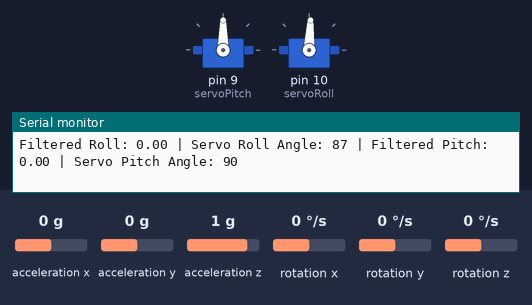
A sketch run on a simulated Arduino Uno, built with avr-gcc and run on an emulated ATmega328P. Shown: 2 × servo, the last lines printed to the serial monitor. Wiring (inferred from the names in the program): MPU-6050 motion sensor at I2C address 0x68. The test bench sets the inputs (shaded band); at power-on: acceleration x 0 g, acceleration y 0 g, rotation y 0 °/s, rotation x 0 °/s, acceleration z 1 g, rotation z 0 °/s.

Above: at 2.2 s.
2.3 s: acceleration x set to -1.4 g
At 5.1 s:
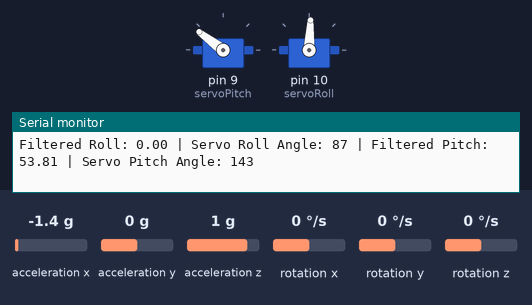
5.3 s: acceleration y set to 0.8 g
At 8.1 s:
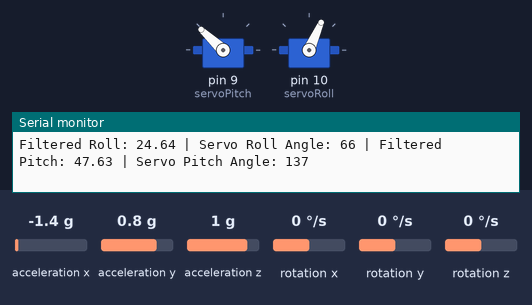
8.3 s: rotation y set to -192 °/s
At 10.93 s:
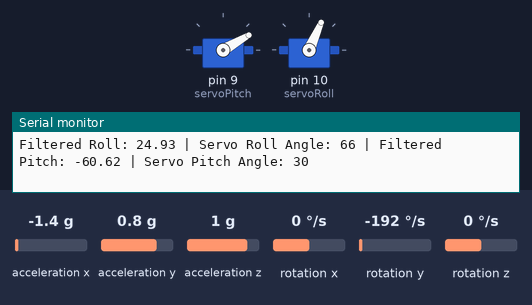
11.3 s: rotation x set to -192 °/s
At 14.02 s:
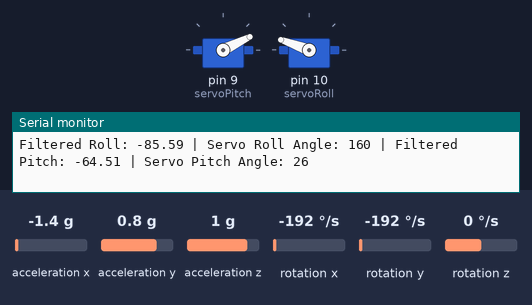
14.3 s: acceleration y set to -1.4 g
At 16.3 s:
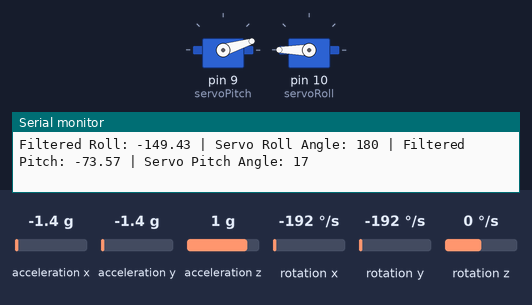
17.3 s: rotation y set to 100 °/s
Timing chart, 0 to 20.3 s (numbered marks = the images above; inputs shaded):
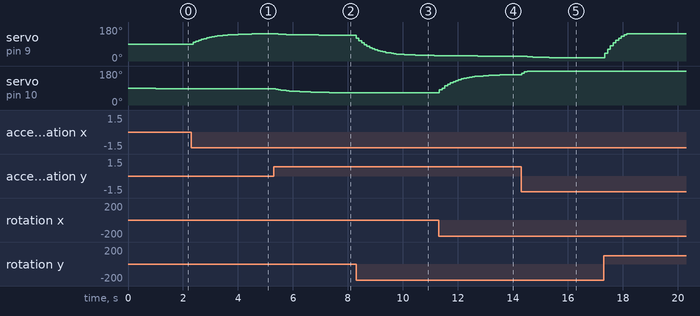

Measured:
- after the input at 2.3 s, servo on pin 9 (servoPitch): moves from 90° to 144° over 2.9 s, starting after 0.08 s
- after the input at 5.3 s, servo on pin 9 (servoPitch): moves from 144° to 137° over 1.6 s, starting after 0.07 s; servo on pin 10 (servoRoll): moves from 87° to 66° over 2.0 s, starting after 0.07 s
- after the input at 8.3 s, servo on pin 9 (servoPitch): moves from 137° to 29° over 2.8 s, starting at once
- after the input at 11.3 s, servo on pin 10 (servoRoll): moves from 66° to 161° over 2.9 s, starting at once
- after the input at 14.3 s, servo on pin 9 (servoPitch): 26° → 25° at once, → 24° 0.10 s later, → 23° 0.10 s later, → 22° 0.10 s later, … (12 changes in this stretch)

The sketch:

kf1.3.2.ino
```cpp
#include <Wire.h>
#include <Servo.h>
#include "KalmanFilter.h"

#define MPU6050_ADDR 0x68
#define ACCEL_SCALE 16384.0 // Accelerometer sensitivity scale factor (for ±2g)
#define GYRO_SCALE 131.0    // Gyroscope sensitivity scale factor (for ±250°/s)

// Create Kalman filter instances
KalmanFilter kalmanPitch(0.0005, 0.02, 0.8, 0);
KalmanFilter kalmanRoll(0.0005, 0.02, 0.8, 0);


// Servo objects for gimbal
Servo servoPitch;
Servo servoRoll;

float accelX, accelY, accelZ, gyroX, gyroY, gyroZ;
float pitch, roll, gyroPitchRate, gyroRollRate;

void setup() {
    Wire.begin();
    Wire.setClock(400000);  // Faster MPU6050 communication

    Serial.begin(9600);


    // Attach servos to pins
    servoPitch.attach(9); // Servo for pitch control
    servoRoll.attach(10); // Servo for roll control


    // Initialize MPU6050
    Wire.beginTransmission(MPU6050_ADDR);
    Wire.write(0x6B); // Power management register
    Wire.write(0x00); // Wake up MPU6050
    Wire.endTransmission();

    // Set accelerometer range to ±2g
    Wire.beginTransmission(MPU6050_ADDR);
    Wire.write(0x1C); // Accelerometer config register
    Wire.write(0x00);
    Wire.endTransmission();

    // Set gyroscope range to ±250°/s
    Wire.beginTransmission(MPU6050_ADDR);
    Wire.write(0x1B); // Gyroscope config register
    Wire.write(0x00);
    Wire.endTransmission();
    servoPitch.write(90);
servoRoll.write(90);
delay(1000);


}

void loop() {
    // Read raw data from MPU6050
    Wire.beginTransmission(MPU6050_ADDR);
    Wire.write(0x3B); // Starting register for accelerometer data
    Wire.endTransmission(false);
    Wire.requestFrom(MPU6050_ADDR, 14, true); // Request 14 bytes (accel, temp, gyro)

    // Combine high and low bytes for each sensor axis
    accelX = (Wire.read() << 8 | Wire.read()) / ACCEL_SCALE;
    accelY = (Wire.read() << 8 | Wire.read()) / ACCEL_SCALE;
    accelZ = (Wire.read() << 8 | Wire.read()) / ACCEL_SCALE;
    Wire.read(); Wire.read(); // Skip temperature data
    gyroX = (Wire.read() << 8 | Wire.read()) / GYRO_SCALE;
    gyroY = (Wire.read() << 8 | Wire.read()) / GYRO_SCALE;
    gyroZ = (Wire.read() << 8 | Wire.read()) / GYRO_SCALE;

    // Calculate pitch and roll from accelerometer data
    pitch = atan2(accelY, sqrt(accelX * accelX + accelZ * accelZ)) * 180 / PI;
    roll = atan2(-accelX, sqrt(accelY * accelY + accelZ * accelZ)) * 180 / PI;

    // Gyroscope rates
    gyroPitchRate = gyroX; // Pitch rate
    gyroRollRate = gyroY;  // Roll rate

/*
    // Calculate pitch and roll, considering coupling
    pitch = atan2(accelY, sqrt(accelX * accelX + accelZ * accelZ)) * 180 / PI;
    roll = atan2(-accelX, sqrt(accelY * accelY + accelZ * accelZ)) * 180 / PI;

     Gyroscope rates
    gyroPitchRate = gyroX + sin(roll * PI / 180.0) * gyroZ; // Adjust pitch rate with roll coupling
    gyroRollRate = gyroY + sin(pitch * PI / 180.0) * gyroZ; // Adjust roll rate with pitch coupling
*/


    // Delta time (dt)
    static unsigned long lastTime = millis();
    unsigned long currentTime = millis();
    float dt = (currentTime - lastTime) / 1000.0;
    lastTime = currentTime;

    // Update Kalman filters
    float filteredPitch = kalmanPitch.update(pitch, gyroPitchRate, dt);
    float filteredRoll = kalmanRoll.update(roll, gyroRollRate, dt);

    // Map the filtered values to servo angles (0° to 180°)
    int servoPitchAngle = map(filteredPitch, 90, -90, 10, 165);
    int servoRollAngle = map(filteredRoll, -90, 90, 0, 180);

    // Constrain servo angles to avoid exceeding limits
   servoPitchAngle = constrain(servoPitchAngle, 0, 180);
   servoRollAngle = constrain(servoRollAngle, 0, 145);

    // Write angles to servos
    servoPitch.write(servoRollAngle);
    servoRoll.write(servoPitchAngle);

    // Print debug information
    Serial.print("Filtered Roll: ");
    Serial.print(filteredPitch);
    Serial.print(" | Servo Roll Angle: ");
    Serial.print(servoPitchAngle);
    Serial.print(" | Filtered Pitch: ");
    Serial.print(filteredRoll);
    Serial.print(" | Servo Pitch Angle: ");
    Serial.println(servoRollAngle);
    delay(20);


}
```

KalmanFilter.cpp
```cpp
// KalmanFilter.cpp
#include "KalmanFilter.h"

// Constructor: initializes the filter parameters
KalmanFilter::KalmanFilter(float processNoise, float measurementNoise, float estimationError, float initialEstimate) {
    processNoiseQ = processNoise;
    measurementNoiseR = measurementNoise;
    estimationErrorP = estimationError;
    estimate = initialEstimate;
}

// Update function: processes the measurement and rate to estimate the state
float KalmanFilter::update(float measurement, float rate, float dt) {
    // Predict phase
    estimate += rate * dt; // Predict the next state based on rate and time delta
    estimationErrorP += processNoiseQ; // Increase estimation error by process noise

    // Update phase
    kalmanGainK = estimationErrorP / (estimationErrorP + measurementNoiseR); // Compute Kalman Gain
    estimate += kalmanGainK * (measurement - estimate); // Correct the estimate with the measurement
    estimationErrorP *= (1 - kalmanGainK); // Update estimation error

    return estimate; // Return the updated estimate
}
```

KalmanFilter.h
```cpp
// KalmanFilter.h
#ifndef KALMANFILTER_H
#define KALMANFILTER_H

class KalmanFilter {
public:
    KalmanFilter(float processNoise, float measurementNoise, float estimationError, float initialEstimate);

    float update(float measurement, float rate, float dt);

private:
    float processNoiseQ;
    float measurementNoiseR;
    float estimationErrorP;
    float kalmanGainK;
    float estimate;
};

#endif // KALMANFILTER_H
```
